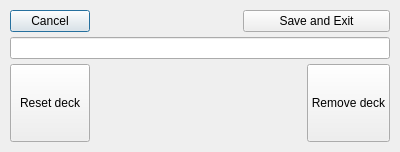
<?xml version="1.0" encoding="UTF-8"?>
<ui version="4.0">
 <class>edit_deck</class>
 <widget class="QDialog" name="edit_deck">
  <property name="geometry">
   <rect>
    <x>0</x>
    <y>0</y>
    <width>400</width>
    <height>152</height>
   </rect>
  </property>
  <property name="windowTitle">
   <string>Form</string>
  </property>
  <layout class="QGridLayout" name="gridLayout">
   <property name="leftMargin">
    <number>0</number>
   </property>
   <property name="topMargin">
    <number>0</number>
   </property>
   <property name="rightMargin">
    <number>0</number>
   </property>
   <property name="bottomMargin">
    <number>0</number>
   </property>
   <property name="spacing">
    <number>0</number>
   </property>
   <item row="1" column="0">
    <widget class="QFrame" name="frame">
     <property name="frameShape">
      <enum>QFrame::NoFrame</enum>
     </property>
     <property name="frameShadow">
      <enum>QFrame::Plain</enum>
     </property>
     <property name="lineWidth">
      <number>0</number>
     </property>
     <layout class="QVBoxLayout" name="verticalLayout">
      <property name="spacing">
       <number>5</number>
      </property>
      <property name="leftMargin">
       <number>10</number>
      </property>
      <property name="topMargin">
       <number>10</number>
      </property>
      <property name="rightMargin">
       <number>10</number>
      </property>
      <property name="bottomMargin">
       <number>10</number>
      </property>
      <item>
       <layout class="QHBoxLayout" name="horizontalLayout_2">
        <property name="sizeConstraint">
         <enum>QLayout::SetMinimumSize</enum>
        </property>
        <item>
         <widget class="QPushButton" name="ButtonCancelEdit">
          <property name="sizePolicy">
           <sizepolicy hsizetype="Fixed" vsizetype="Fixed">
            <horstretch>0</horstretch>
            <verstretch>0</verstretch>
           </sizepolicy>
          </property>
          <property name="text">
           <string>Cancel</string>
          </property>
         </widget>
        </item>
        <item>
         <spacer name="horizontalSpacer">
          <property name="orientation">
           <enum>Qt::Horizontal</enum>
          </property>
          <property name="sizeHint" stdset="0">
           <size>
            <width>40</width>
            <height>20</height>
           </size>
          </property>
         </spacer>
        </item>
        <item>
         <widget class="QPushButton" name="ButtonSaveExit">
          <property name="sizePolicy">
           <sizepolicy hsizetype="MinimumExpanding" vsizetype="Fixed">
            <horstretch>0</horstretch>
            <verstretch>0</verstretch>
           </sizepolicy>
          </property>
          <property name="text">
           <string>Save and Exit</string>
          </property>
         </widget>
        </item>
       </layout>
      </item>
      <item>
       <widget class="QLineEdit" name="lineEditDeckName">
        <property name="tabletTracking">
         <bool>false</bool>
        </property>
        <property name="focusPolicy">
         <enum>Qt::StrongFocus</enum>
        </property>
       </widget>
      </item>
      <item>
       <layout class="QHBoxLayout" name="horizontalLayout">
        <property name="sizeConstraint">
         <enum>QLayout::SetMinimumSize</enum>
        </property>
        <item>
         <widget class="QPushButton" name="ButtonReset">
          <property name="sizePolicy">
           <sizepolicy hsizetype="Minimum" vsizetype="Minimum">
            <horstretch>0</horstretch>
            <verstretch>0</verstretch>
           </sizepolicy>
          </property>
          <property name="text">
           <string>Reset deck</string>
          </property>
         </widget>
        </item>
        <item>
         <spacer name="horizontalSpacer_4">
          <property name="orientation">
           <enum>Qt::Horizontal</enum>
          </property>
          <property name="sizeHint" stdset="0">
           <size>
            <width>40</width>
            <height>20</height>
           </size>
          </property>
         </spacer>
        </item>
        <item>
         <widget class="QPushButton" name="ButtonRemoveDeck">
          <property name="sizePolicy">
           <sizepolicy hsizetype="Minimum" vsizetype="Minimum">
            <horstretch>0</horstretch>
            <verstretch>0</verstretch>
           </sizepolicy>
          </property>
          <property name="text">
           <string>Remove deck</string>
          </property>
         </widget>
        </item>
       </layout>
      </item>
     </layout>
    </widget>
   </item>
  </layout>
 </widget>
 <resources/>
 <connections/>
</ui>
